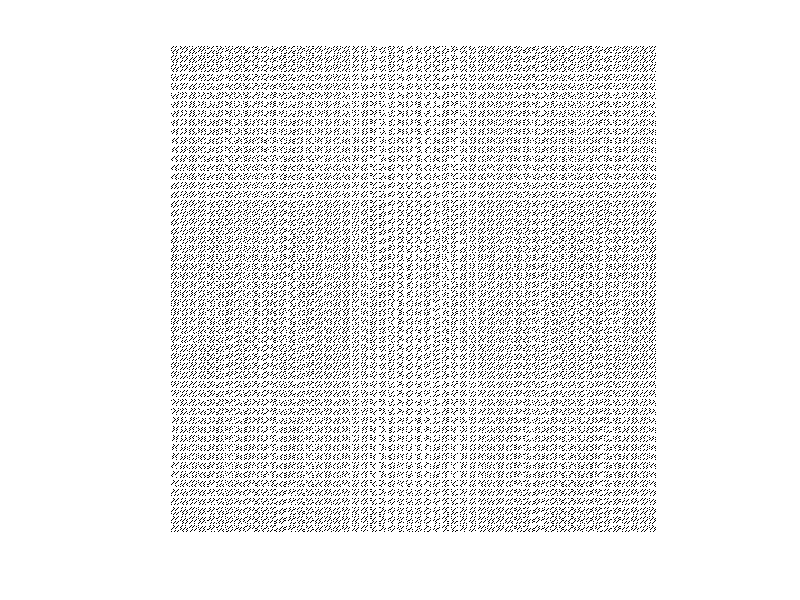

Write the MATLAB code that produced this figure. (Note: this script raises an error after producing the figure.)
percentage = 0.75;
r = 1024;
c = 1024;
padX = 3;
padY = 3;
blockX = 16;
blockY = 16;

NBx = ceil( ( c - padX ) /  (blockX + padX) )
NBy = ceil( ( r - padY ) /  (blockY + padY) );

GW = NBx * blockX + (NBx+1) * padX;
GH = NBy * blockY + (NBy+1) * padY;
diffH = GH - r;
diffW = GW - c;
H = GH;
W = GW;



%s = strcat(num2str(r),'by', num2str(c))
path = '../textFiles/Pattern/'
patternString = [num2str(GH) 'by' num2str(GW) ];
xString = [patternString 'Xcoord'];
yString = [patternString 'Ycoord'];
ext = [{'.txt'}]

patternFileName = strcat(path,patternString,ext);
patternFileName = char(patternFileName);
xFile = strcat(path, xString, ext);
xFile = char(xFile);
yFile = strcat(path,yString, ext);
yFile = char(yFile);


patternWithHolo = fopen(patternFileName, 'wt');
patternXcoords = fopen(xFile, 'wt');
patternYcoords = fopen(yFile, 'wt');

% patternWithHolo = fopen('../textFiles/finalPattern.txt', 'wt');
% patternXcoords = fopen('../textFiles/patternXcoords.txt', 'wt');
% patternYcoords = fopen('../textFiles/patternYcoords.txt', 'wt');

%s = strcat(num2str(r),' by','  ', num2str(c))
%patternString = [num2str(r) 'by' num2str(c) ]


mask=zeros(H,W);
patternString = ones(r, c);
for col = 1:blockX+padX:blockX+padX %1:N+P:N+P
    patternString(:,col:col+padX-1) = 0; % (:,col:col+P-1) = 0;
end
for row = 1:blockY+padY:blockY+padY  % row = 1:N+P:N+P
    patternString(row:row+padY-1,:) = 0;
end
for col = blockX+padX+1:blockX+padX:c+diffW % N+P+1:N+P:c+4
    patternString(:,col:col+padX-1) = 0;
end
for row = blockY+padY+1:blockY+padY:r+diffH
    patternString(row:row+padY-1,:) = 0;
end


% Pixel Shuffling ------------------------------>>>   
% 0, 1, 1, 1, 2, 3, 4, 6, 9, 13, 19, 28, 41, 60, 88, 129, 189, 277, 406, 595, 872, 1278, 1873, 2745, 4023, 5896
G2=1278;
G1=1873;
inc=abs(G2-G1);
NUM=H*W*percentage;
pixCount = int64(NUM)
x=0;y=0;N=0;
xCoords = zeros(pixCount,1);
yCoords = zeros(pixCount,1);
counter = 1;
while N<NUM
    if and(x<W, y<H)
        mask(sub2ind(size(mask), y+1, x+1))=1;
        xCoords(counter) = x+1;
        yCoords(counter) = y+1;
        counter = counter+1;
        N=N+1;
    end
    x=mod(x+inc, G1);
    y=mod(y+inc, G2);
end
patternString = ~patternString;
tempMaskedImage = mask + patternString;
tempMaskedImage = logical(tempMaskedImage);

imshow(tempMaskedImage);
fprintf(patternWithHolo, '%d\n', tempMaskedImage);
fprintf(patternXcoords, '%d\n', xCoords);
fprintf(patternYcoords, '%d\n', yCoords);
